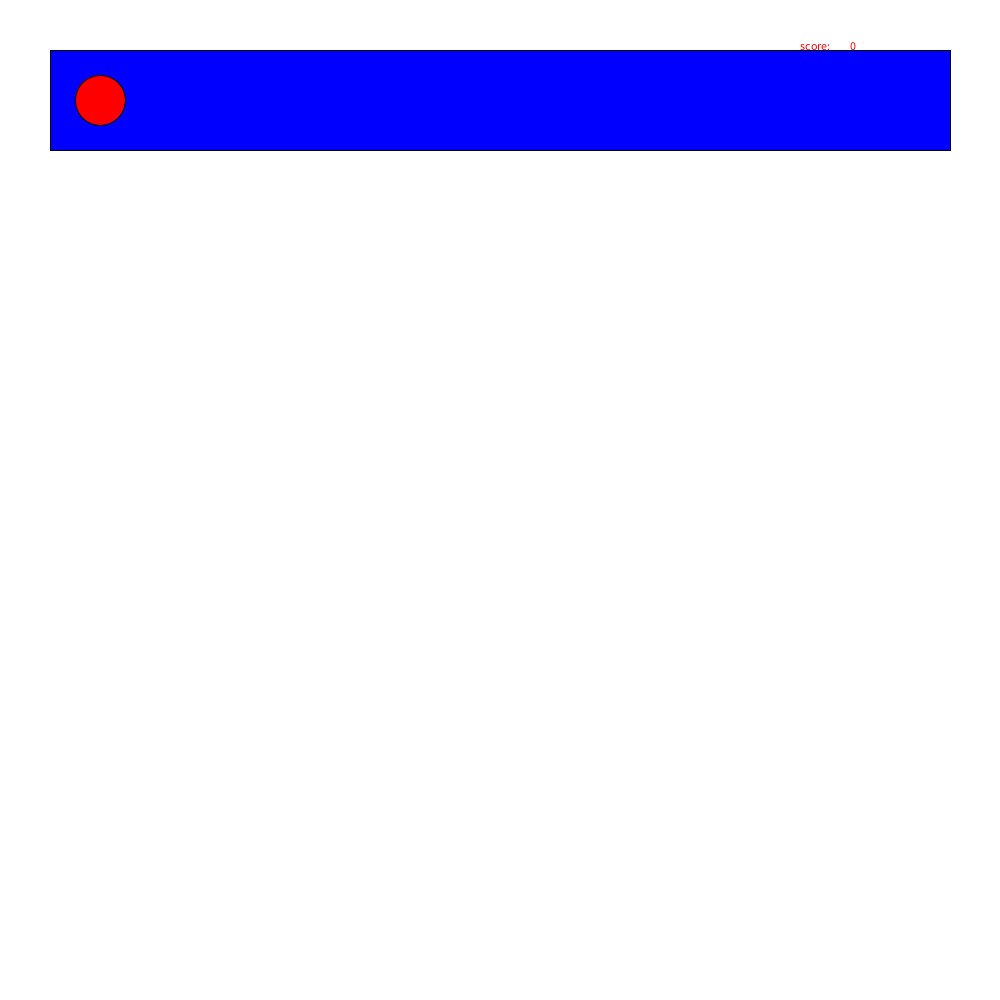
Frame 1 (no input)
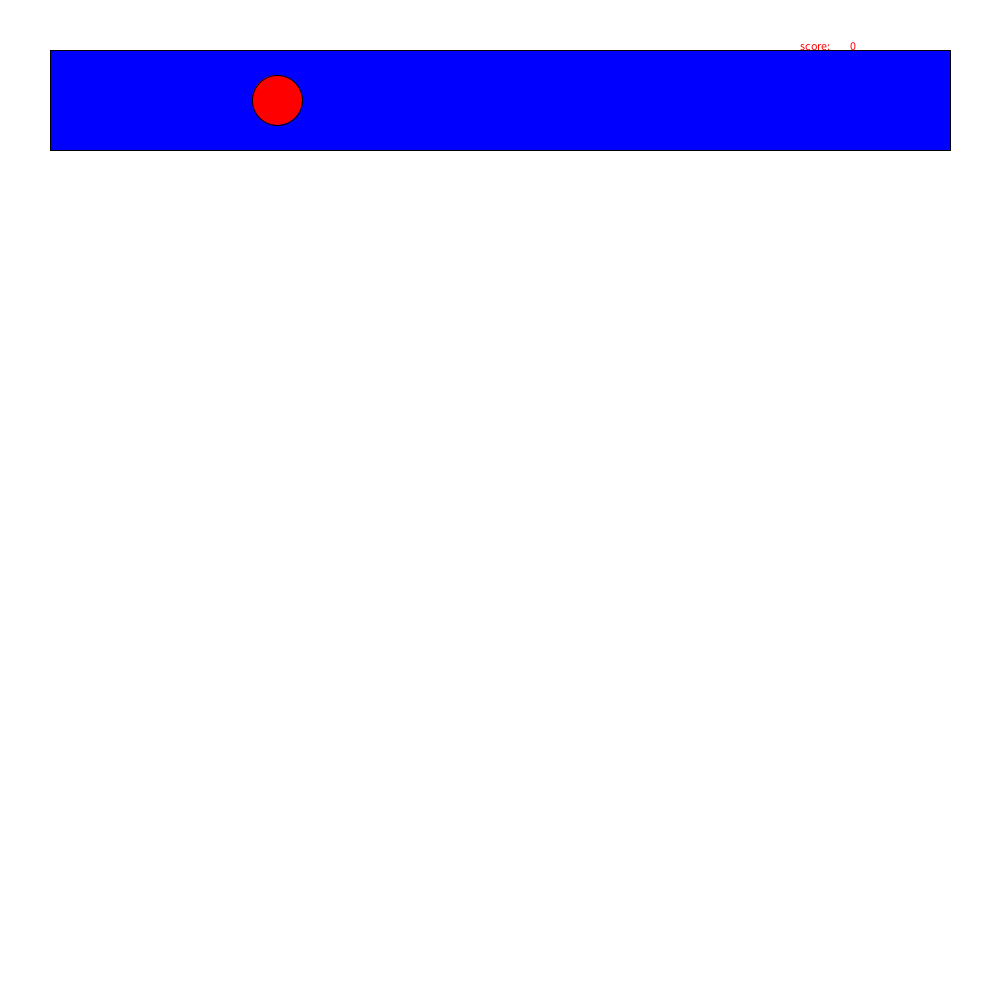
Frame 60 (the mouse pressed at the canvas centre just before this capture)
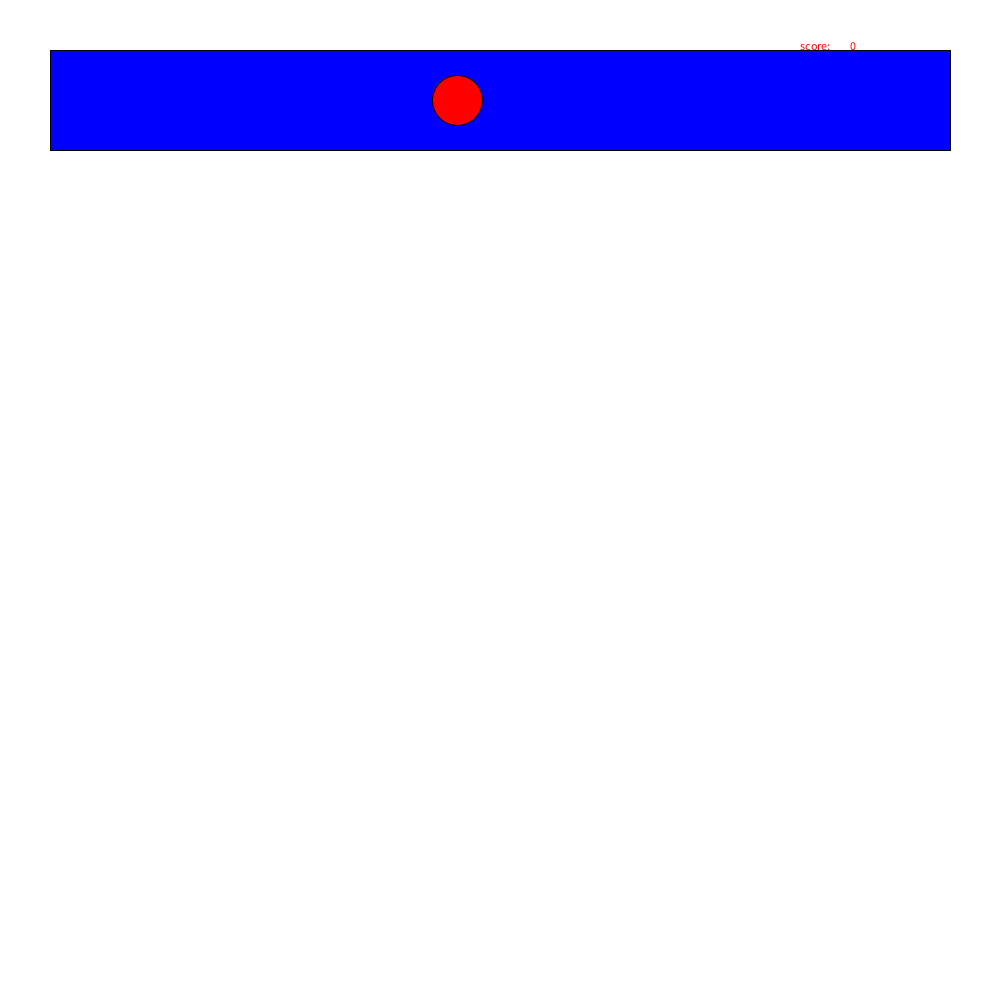
Frame 120 (the mouse held since frame 60 and released just before this capture)

The Processing sketch that drew these frames (run headless with seeded random() and noise(); from frame 60 on, the mouse is pressed at the canvas centre):

// Processing sketch: diego_TD
// ── diego_TD.pde
int score=0;
int b=0;
void setup()
{
size(1000,1000);
}
void draw()
{
  background(255,255,255);
  fill(0,0,255);
  rect(50,50,900,100);
  fill(255,0,0);
ellipse(100+b,100,50,50);

text("score:", 800, 50);
  text(score,850,50);
  
  
  

b=b+3;
if(b>900)
{
  b=0;
}
}
